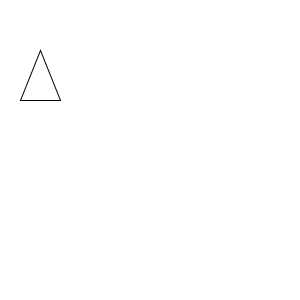
Frame 1 (no input)
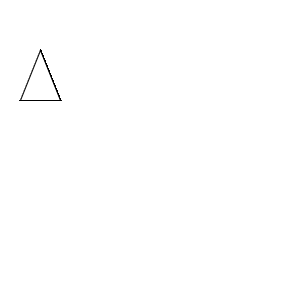
Frame 60 (the mouse pressed at the canvas centre just before this capture)
Frame 120 (the mouse held since frame 60 and released just before this capture): identical to frame 60, image omitted

The Processing sketch that drew these frames (run headless with seeded random() and noise(); from frame 60 on, the mouse is pressed at the canvas centre):

// Processing sketch: H09_Opd8
// ── H09_Opd8.pde
void setup(){
size(300,300);
background(255,255,255);
}

void draw(){
tekenDriehoek(20,100,40,50,60,100);
}



void tekenDriehoek(int x1, int y1, int x2, int y2, int x3, int y3) {
   triangle(x1,y1,x2,y2,x3,y3);
}
